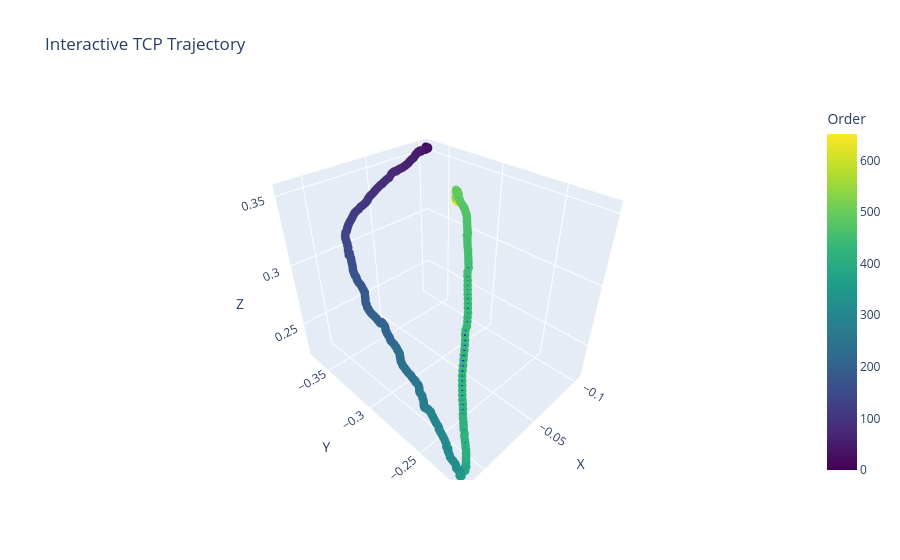

Notebook cell for this chart:
### Code cell
plotly_pos(pos_replay)

### Figure 1 — Plotly figure (JSON) as saved in the notebook; plotly's stock layout.template omitted (floating-point values rounded to 4 significant figures; data arrays with more than 128 entries replaced by an {"elided": "..."} marker saying what was removed)
{"data": [{"line": {"color": "blue", "width": 4}, "marker": {"color": {"elided": "652 int values"}, "colorbar": {"title": {"text": "Order"}}, "colorscale": [[0, "#440154"], [0.1111, "#482878"], [0.2222, "#3e4989"], [0.3333, "#31688e"], [0.4444, "#26828e"], [0.5556, "#1f9e89"], [0.6667, "#35b779"], [0.7778, "#6ece58"], [0.8889, "#b5de2b"], [1, "#fde725"]], "size": 5}, "mode": "lines+markers", "type": "scatter3d", "x": {"elided": "652 float values"}, "y": {"elided": "652 float values"}, "z": {"elided": "652 float values"}}], "layout": {"scene": {"xaxis": {"title": {"text": "X"}}, "yaxis": {"title": {"text": "Y"}}, "zaxis": {"title": {"text": "Z"}}}, "title": {"text": "Interactive TCP Trajectory"}}}
